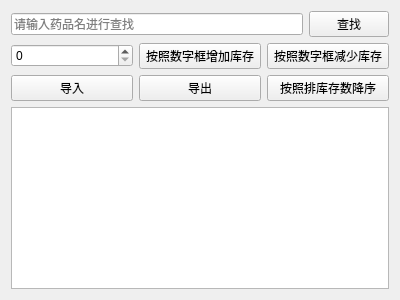
<?xml version="1.0" encoding="UTF-8"?>
<ui version="4.0">
 <class>medicalCountview</class>
 <widget class="QWidget" name="medicalCountview">
  <property name="geometry">
   <rect>
    <x>0</x>
    <y>0</y>
    <width>400</width>
    <height>300</height>
   </rect>
  </property>
  <property name="windowTitle">
   <string>药品出入库</string>
  </property>
  <layout class="QVBoxLayout" name="verticalLayout">
   <item>
    <layout class="QHBoxLayout" name="horizontalLayout">
     <item>
      <widget class="QLineEdit" name="lineEdit">
       <property name="placeholderText">
        <string>请输入药品名进行查找</string>
       </property>
      </widget>
     </item>
     <item>
      <widget class="QPushButton" name="btSearch">
       <property name="text">
        <string>查找</string>
       </property>
       <property name="icon">
        <iconset resource="rsc.qrc">
         <normaloff>:/img/search.svg</normaloff>:/img/search.svg</iconset>
       </property>
      </widget>
     </item>
    </layout>
   </item>
   <item>
    <layout class="QHBoxLayout" name="horizontalLayout_3">
     <item>
      <widget class="QSpinBox" name="spinBox"/>
     </item>
     <item>
      <widget class="QPushButton" name="btCountAdd">
       <property name="text">
        <string>按照数字框增加库存</string>
       </property>
      </widget>
     </item>
     <item>
      <widget class="QPushButton" name="btDecrease">
       <property name="text">
        <string>按照数字框减少库存</string>
       </property>
      </widget>
     </item>
    </layout>
   </item>
   <item>
    <layout class="QHBoxLayout" name="horizontalLayout_2">
     <item>
      <widget class="QPushButton" name="btIn">
       <property name="text">
        <string>导入</string>
       </property>
      </widget>
     </item>
     <item>
      <widget class="QPushButton" name="btOut">
       <property name="text">
        <string>导出</string>
       </property>
      </widget>
     </item>
     <item>
      <widget class="QPushButton" name="sortByNum">
       <property name="text">
        <string>按照排库存数降序</string>
       </property>
      </widget>
     </item>
    </layout>
   </item>
   <item>
    <widget class="QTableView" name="tableView"/>
   </item>
  </layout>
 </widget>
 <resources>
  <include location="rsc.qrc"/>
 </resources>
 <connections/>
</ui>
